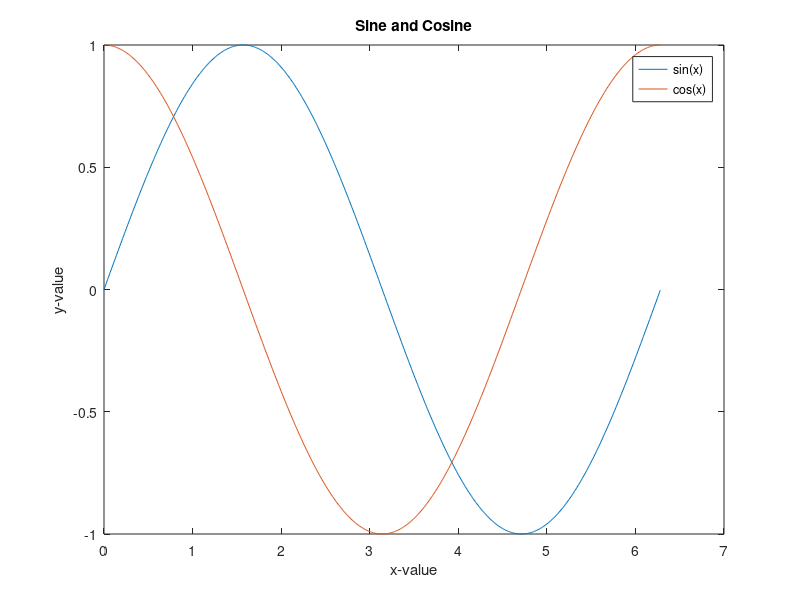

Write MATLAB code to recreate this figure.
clc, clearvars

%Below generates a list from 1 to 10
x = 1:10;
%disp(x);

%Below generates a list from 1 to 10 in increments of 10
x = 1:2:10;
%disp(x);

%The process above is called vectorization. It creates a vector of values.
%Print out the statements above to see what vectors they create

%==========================

%Plotting in MATLAB

%%Example 1 
%Plotting a single function
x = 0:0.01:2*pi;
plot(x,sin(x));

%%Example 2
%Plotting multiple functions
plot(x,sin(x), x, cos(x));

%%Example 3
%Adding a legend, title, and labels into a plot
plot(x,sin(x), x, cos(x));
legend('sin(x)', 'cos(x)');
title('Sine and Cosine');
xlabel('x-value');
ylabel('y-value');


%Notice how even though there are 3 blocks of code plotting, only one
%window pops up. This is because each new plot overrides the previous one.
%Comment out the plots that aren't relevant to see the one you want to see.

